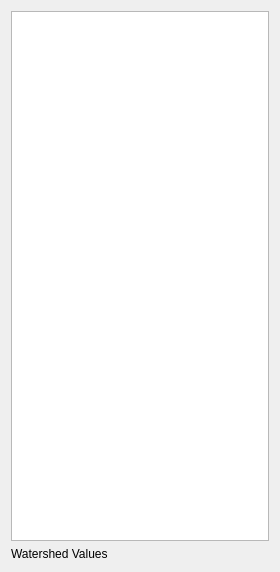
<?xml version="1.0" encoding="UTF-8"?>
<ui version="4.0">
 <class>ReosWatershedWidget</class>
 <widget class="QWidget" name="ReosWatershedWidget">
  <property name="geometry">
   <rect>
    <x>0</x>
    <y>0</y>
    <width>280</width>
    <height>572</height>
   </rect>
  </property>
  <property name="windowTitle">
   <string>Form</string>
  </property>
  <layout class="QVBoxLayout" name="verticalLayout">
   <item>
    <widget class="QTreeView" name="treeView">
     <attribute name="headerVisible">
      <bool>false</bool>
     </attribute>
     <attribute name="headerCascadingSectionResizes">
      <bool>false</bool>
     </attribute>
    </widget>
   </item>
   <item>
    <layout class="QVBoxLayout" name="layoutDescription">
     <property name="spacing">
      <number>0</number>
     </property>
     <property name="topMargin">
      <number>0</number>
     </property>
     <item>
      <widget class="QLabel" name="label">
       <property name="text">
        <string>Watershed Values</string>
       </property>
      </widget>
     </item>
     <item>
      <widget class="ReosParameterSlopeWidget" name="mParameterSlopeWidget" native="true">
       <property name="minimumSize">
        <size>
         <width>0</width>
         <height>0</height>
        </size>
       </property>
      </widget>
     </item>
     <item>
      <widget class="ReosParameterAreaWidget" name="mParameterAreaWidget" native="true"/>
     </item>
    </layout>
   </item>
  </layout>
 </widget>
 <customwidgets>
  <customwidget>
   <class>ReosParameterAreaWidget</class>
   <extends>QWidget</extends>
   <header>reosparameterwidget.h</header>
   <container>1</container>
  </customwidget>
  <customwidget>
   <class>ReosParameterSlopeWidget</class>
   <extends>QWidget</extends>
   <header>reosparameterwidget.h</header>
   <container>1</container>
  </customwidget>
 </customwidgets>
 <resources/>
 <connections/>
</ui>
